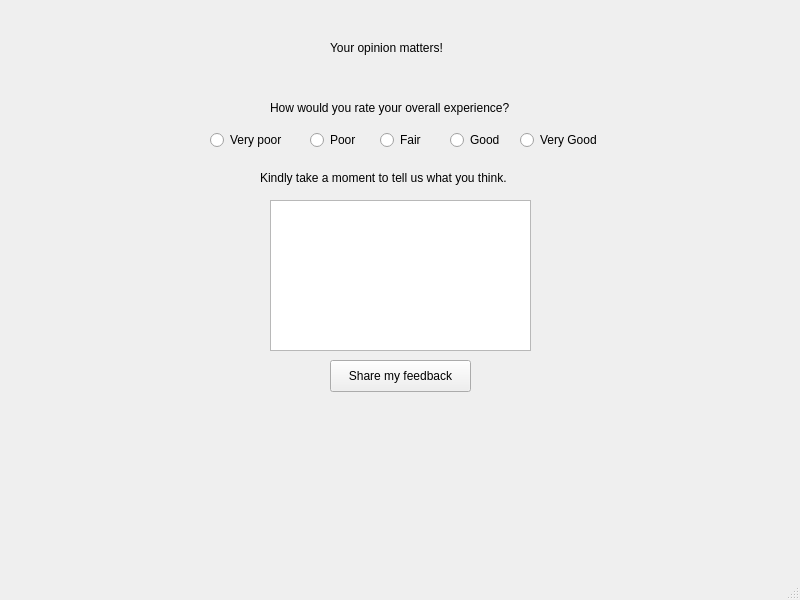
<?xml version="1.0" encoding="UTF-8"?>
<ui version="4.0">
 <class>MainWindow</class>
 <widget class="QMainWindow" name="MainWindow">
  <property name="geometry">
   <rect>
    <x>0</x>
    <y>0</y>
    <width>800</width>
    <height>600</height>
   </rect>
  </property>
  <property name="windowTitle">
   <string>MainWindow</string>
  </property>
  <widget class="QWidget" name="centralwidget">
   <widget class="QLabel" name="label_firstline">
    <property name="geometry">
     <rect>
      <x>330</x>
      <y>40</y>
      <width>131</width>
      <height>16</height>
     </rect>
    </property>
    <property name="text">
     <string>Your opinion matters!</string>
    </property>
   </widget>
   <widget class="QLabel" name="label_secondline">
    <property name="geometry">
     <rect>
      <x>270</x>
      <y>100</y>
      <width>271</width>
      <height>16</height>
     </rect>
    </property>
    <property name="text">
     <string>How would you rate your overall experience?</string>
    </property>
   </widget>
   <widget class="QLabel" name="label_thirdline">
    <property name="geometry">
     <rect>
      <x>260</x>
      <y>170</y>
      <width>281</width>
      <height>16</height>
     </rect>
    </property>
    <property name="text">
     <string>Kindly take a moment to tell us what you think.</string>
    </property>
   </widget>
   <widget class="QRadioButton" name="radioButton_verypoor">
    <property name="geometry">
     <rect>
      <x>210</x>
      <y>130</y>
      <width>99</width>
      <height>20</height>
     </rect>
    </property>
    <property name="text">
     <string>Very poor</string>
    </property>
   </widget>
   <widget class="QRadioButton" name="radioButton_poor">
    <property name="geometry">
     <rect>
      <x>310</x>
      <y>130</y>
      <width>99</width>
      <height>20</height>
     </rect>
    </property>
    <property name="text">
     <string>Poor</string>
    </property>
   </widget>
   <widget class="QRadioButton" name="radioButton_Fair">
    <property name="geometry">
     <rect>
      <x>380</x>
      <y>130</y>
      <width>99</width>
      <height>20</height>
     </rect>
    </property>
    <property name="text">
     <string>Fair</string>
    </property>
   </widget>
   <widget class="QRadioButton" name="radioButton_Good">
    <property name="geometry">
     <rect>
      <x>450</x>
      <y>130</y>
      <width>99</width>
      <height>20</height>
     </rect>
    </property>
    <property name="text">
     <string>Good</string>
    </property>
   </widget>
   <widget class="QRadioButton" name="radioButton_VeryGood">
    <property name="geometry">
     <rect>
      <x>520</x>
      <y>130</y>
      <width>99</width>
      <height>20</height>
     </rect>
    </property>
    <property name="text">
     <string>Very Good</string>
    </property>
   </widget>
   <widget class="QPushButton" name="Button_sharemyfeedback">
    <property name="geometry">
     <rect>
      <x>330</x>
      <y>360</y>
      <width>141</width>
      <height>32</height>
     </rect>
    </property>
    <property name="text">
     <string>Share my feedback</string>
    </property>
   </widget>
   <widget class="QTextEdit" name="textEdit_writtenfeedback">
    <property name="geometry">
     <rect>
      <x>270</x>
      <y>200</y>
      <width>261</width>
      <height>151</height>
     </rect>
    </property>
   </widget>
  </widget>
  <widget class="QMenuBar" name="menubar">
   <property name="geometry">
    <rect>
     <x>0</x>
     <y>0</y>
     <width>800</width>
     <height>30</height>
    </rect>
   </property>
  </widget>
  <widget class="QStatusBar" name="statusbar"/>
 </widget>
 <resources/>
 <connections/>
</ui>
